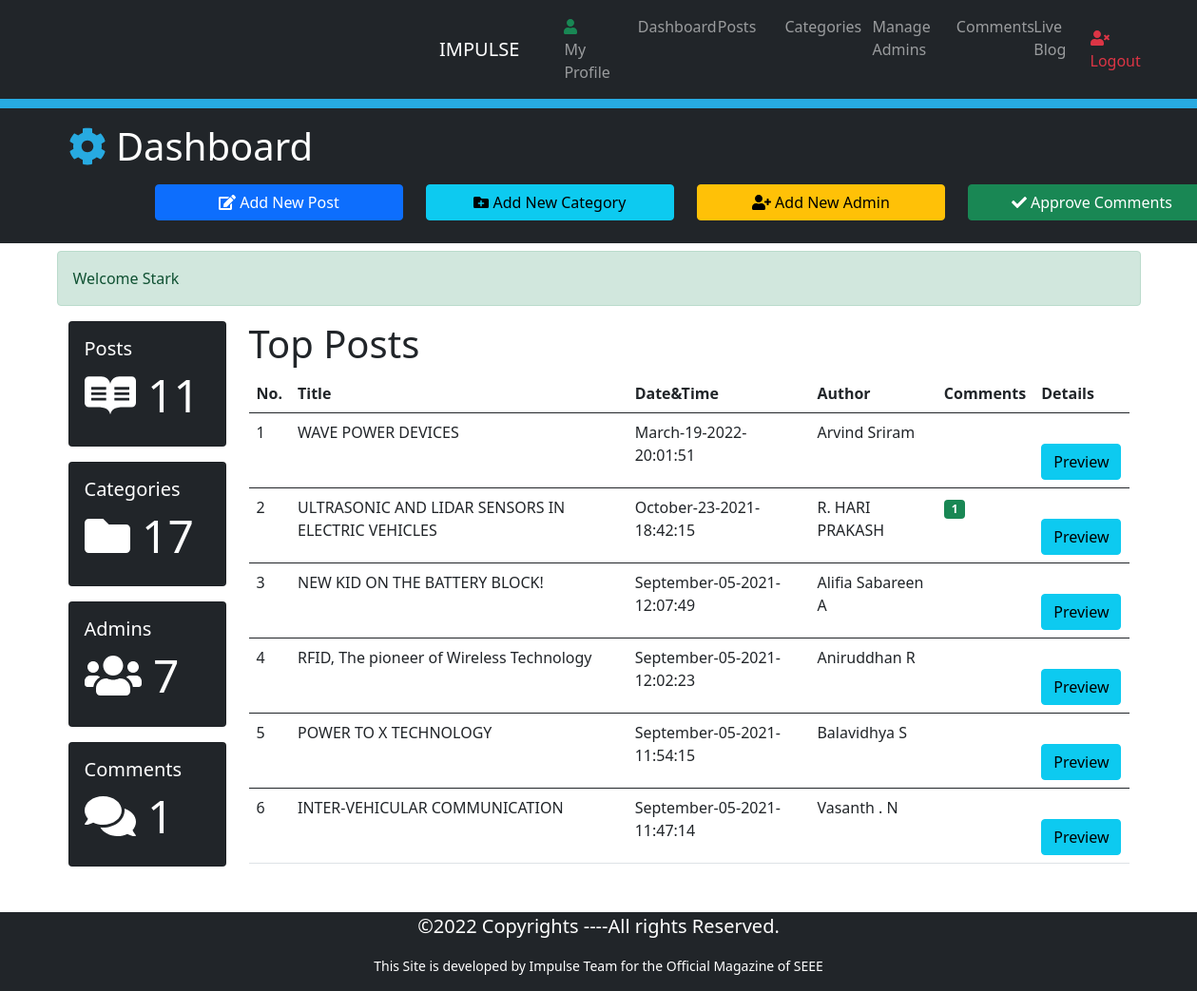
Screenshot of /dashboard.php (signed in) with the database file from the repository.
### tables this page shows
CREATE TABLE `posts` (
  `id` int(10) NOT NULL,
  `datetime` varchar(50) NOT NULL,
  `title` varchar(300) NOT NULL,
  `category` varchar(50) NOT NULL,
  `author` varchar(50) NOT NULL,
  `image` varchar(100) NOT NULL,
  `post` varchar(10000) NOT NULL
);

### includes/functions.php (called while the page is built, shortened)
<?php require_once('db.php');?>
<?php
    function TotalPosts(){
        global $conn;
        $sql = "SELECT COUNT(*) FROM posts";
        $stmt = $conn->query($sql);
        $TotalRows = $stmt->fetch();
        $TotalPosts = array_shift($TotalRows);
        return $TotalPosts;
    }
    function TotalCategories(){
        global $conn;
        $sql = "SELECT COUNT(*) FROM category";
        $stmt = $conn->query($sql);
        $TotalRows = $stmt->fetch();
        $TotalCategories = array_shift($TotalRows);
        return $TotalCategories;
    }
    function TotalAdmin(){
        global $conn;
        $sql = "SELECT COUNT(*) FROM admins";
        $stmt = $conn->query($sql);
        $TotalRows = $stmt->fetch();
        $TotalAdmin = array_shift($TotalRows);
        return $TotalAdmin;
    }
    function TotalComments(){
        global $conn;
        $sql = "SELECT COUNT(*) FROM comments";
        $stmt = $conn->query($sql);
        $TotalRows = $stmt->fetch();
        $TotalComments = array_shift($TotalRows);
        return $TotalComments;
    }
?>

### dashboard.php (the view, shortened to what this page needs)
<?php
  require_once('includes/db.php');
  require_once('includes/functions.php');
  require_once('includes/sessions.php');
?>
<!DOCTYPE html>
<html lang="en">
<head>
    <link rel="stylesheet" href="css/bootstrap.min.css">
    <link rel="stylesheet" href="css/all.min.css">
    <link rel="stylesheet" href="css/style.css">
</head>
<body>
  <nav class="navbar navbar-expand-lg navbar-dark bg-dark">
    <div class="container">
      <a href="#" class="navbar-brand">IMPULSE</a>
      <div class="collapse navbar-collapse" id="navbarcollapseCMS">
        <ul class="navbar-nav mr-auto">
          <li class="nav-item">
            <a href="myprofile.php" class="nav-link"> <i class="fas fa-user text-success"></i> My Profile</a>
          </li>
          <li class="nav-item">
            <a href="dashboard.php" class="nav-link">Dashboard</a>
          </li>
          <li class="nav-item">
            <a href="posts.php" class="nav-link">Posts</a>
          </li>
          <li class="nav-item">
            <a href="Categories.php" class="nav-link">Categories</a>
          </li>
          <li class="nav-item">
            <a href="admin.php" class="nav-link">Manage Admins</a>
          </li>
          <li class="nav-item">
            <a href="comments.php" class="nav-link">Comments</a>
          </li>
          <li class="nav-item">
            <a href="blog.php?page=1" class="nav-link" target="_blank">Live Blog</a>
          </li>
        </ul>
        <ul class="navbar-nav ms-auto">
          <li class="nav-item">
            <a href="logout.php" class="nav-link text-danger"><i class="fas fa-user-times"></i> Logout</a>
          </li>
        </ul>
      </div>
    </div>
  </nav>
  <div style="height:10px; background:#27aae1;"></div>
  <header class="bg-dark text-white py-3">
    <div class="container">
      <div class="row">
        <div class="col-md-12 mb-2">
          <h1><i class="fas fa-cog" style="color:#27aae1;"></i> Dashboard</h1>
        </div>
        <div class="col-lg-3 mb-2">
            <a href="addposts.php" class="btn btn-primary w-100">
                <i class="fas fa-edit"></i> Add New Post
            </a>
        </div>
        <div class="col-lg-3 mb-2">
            <a href="Categories.php" class="btn btn-info w-100">
                <i class="fas fa-folder-plus"></i> Add New Category
            </a>
        </div>
        <div class="col-lg-3 mb-2">
            <a href="admin.php" class="btn btn-warning w-100">
                <i class="fas fa-user-plus"></i> Add New Admin
            </a>
        </div>
        <div class="col-lg-3 mb-2">
            <a href="Comments.php" class="btn btn-success w-100">
                <i class="fas fa-check"></i> Approve Comments
            </a>
        </div>
      </div>
    </div>
  </header>
  <section class="container py-2 mb-4">
      <div class="row">
            <?php
                echo SuccessMessage();
            ?>
          <div class="col-lg-2 d-none d-sm-block">
            <div class="card text-centre bg-dark text-white mb-3">
                <div class="card-body">
                    <h1 class="lead">Posts</h1>
                    <h4 class="display-5">
                        <i class="fab fa-readme"></i>
                        <?php echo TotalPosts();?>
                    </h4>
                </div>
            </div>
            <div class="card text-centre bg-dark text-white mb-3">
                <div class="card-body">
                    <h1 class="lead">Categories</h1>
                    <h4 class="display-5">
                        <i class="fas fa-folder"></i>
                        <?php echo TotalCategories();?>
                    </h4>
                </div>
            </div>
            <div class="card text-centre bg-dark text-white mb-3">
                <div class="card-body">
                    <h1 class="lead">Admins</h1>
                    <h4 class="display-5">
                        <i class="fas fa-users"></i>
                        <?php echo TotalAdmin();?>
                    </h4>
                </div>
            </div>
            <div class="card text-centre bg-dark text-white mb-3">
                <div class="card-body">
                    <h1 class="lead">Comments</h1>
                    <h4 class="display-5">
                        <i class="fas fa-comments"></i>
                        <?php echo TotalComments();?>
                    </h4>
                </div>
            </div>
          </div>
          <div class="col-lg-10">
              <h1>Top Posts</h1>
              <table class="table table-stripped table-hover">
                  <thead class="thead-dark">
                      <tr>
                          <th>No.</th>
                          <th>Title</th>
                          <th>Date&Time</th>
                          <th>Author</th>
                          <th>Comments</th>
                          <th>Details</th>
                      </tr>
                  </thead>
                  <?php
                    $i = 0;
                    global $conn;
                    $sql = "SELECT * FROM posts ORDER BY id desc LIMIT 0,6";
                    $stmt=$conn->query($sql);
                    while ($DataRows=$stmt->fetch()) {
                    $PostId = $DataRows["id"];
                    $DateTime = $DataRows["datetime"];
                    $Author  = $DataRows["author"];
                    $Title = $DataRows["title"];
                    $i++;
                 ?>
                  <tbody>
                      <tr>
                          <td><?php echo $i; ?></td>
                          <td><?php echo $Title; ?></td>
                          <td><?php echo $DateTime; ?></td>
                          <td><?php echo $Author; ?></td>
                          <td>
                                <?php
                                    $sqlApprove="SELECT COUNT(*) FROM comments WHERE post_id='$PostId' AND status='ON'";
                                    $stmtApprove=$conn->query($sqlApprove);
                                    $RowsTotal = $stmtApprove->fetch();
                                    $Total = array_shift($RowsTotal);
                                    if($Total>0){ ?>
                                <span class="badge bg-success">
                                    <?php echo $Total;?>
                                </span>
                                <?php };?>
                          </td>
                          <td>
                              <a target="_blank" href="FullPost.php?id=<?php echo $PostId; ?>">
                                <span class="btn btn-info">Preview</span>
                              </a>
                          </td>
                      </tr>
                  </tbody>
                  <?php }; ?>
              </table>
          </div>
      </div>
  </section>
  <footer class="bg-dark text-white">
    <div class="container">
      <div class="row">
        <div class="col">
          <p class="lead text-center">&copy;<span id="year"></span> Copyrights ----All rights Reserved.</p>
          <p class="text-center small">This Site is developed by Impulse Team for the Official Magazine of SEEE</p>
        </div>
      </div>
    </div>
  </footer>
</body>
</html>

### includes/sessions.php (shortened to what this page needs)
<?php
    function SuccessMessage(){
        if(isset($_SESSION["SuccessMessage"])){
            $Output = "<div class='alert alert-success'>";
            $Output .= htmlentities($_SESSION["SuccessMessage"]);
            $Output .= "</div>";
            return $Output;
        }
    }
?>

### css/style.css (style rules this page uses)
a { text-decoration: none; }
.update h2,a { position: relative; font-size: 1rem; color: #252839; margin-left: 35%; -webkit-animation-stroke: 0.3vw #383d52; }
h2::before,a::before { content: attr(data-text); position: absolute; top: 0; left: 0; width: 0; height: 100%; color: #01fe87; -webkit-animation-stroke: 0.3vw #383d52; border-radius:2px solid #01fe87; overflow: hidden; animation: animate 6s linear infinite; }

### rows the page displays
posts: title "WAVE POWER DEVICES", datetime "March-19-2022-20:01:51", author "Arvind Sriram"
posts: title "ULTRASONIC AND LIDAR SENSORS IN ELECTRIC VEHICLES", datetime "October-23-2021-18:42:15", author "R. HARI PRAKASH", Total "1"
posts: title "NEW KID ON THE BATTERY BLOCK!", datetime "September-05-2021-12:07:49", author "Alifia Sabareen A"
posts: title "RFID, The pioneer of Wireless Technology", datetime "September-05-2021-12:02:23", author "Aniruddhan R"
posts: title "POWER TO X TECHNOLOGY", datetime "September-05-2021-11:54:15", author "Balavidhya S"
posts: title "INTER-VEHICULAR COMMUNICATION", datetime "September-05-2021-11:47:14", author "Vasanth . N"

### other values shown
SuccessMessage() "Welcome Stark"
TotalPosts() "11"
TotalCategories() "17"
TotalAdmin() "7"
TotalComments() "1"
